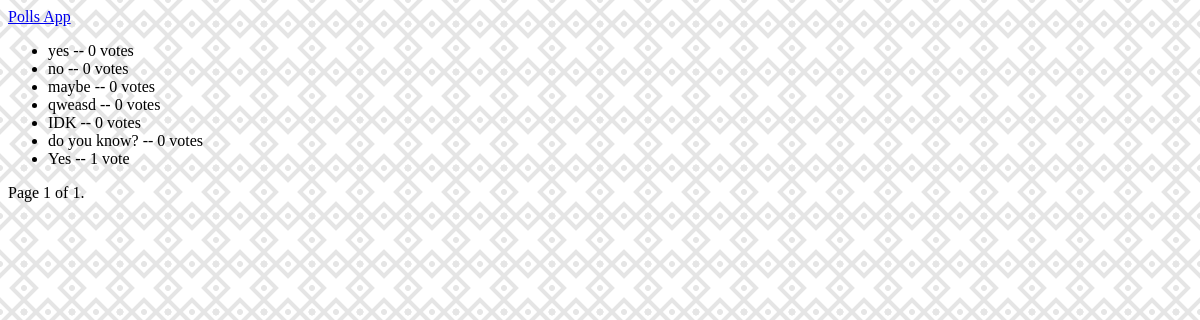
Before: /polls/choices/ with the older database file.
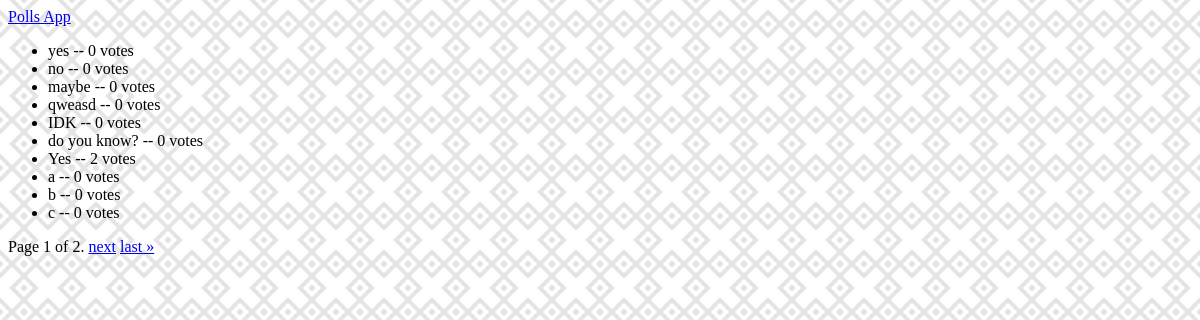
After: the same page with the newer database file.
### polls/models.py (models this page shows, shortened)
class Choice(models.Model):
    question = models.ForeignKey(Question, on_delete=models.CASCADE)
    choice_text = models.CharField(max_length=200)
    votes = models.IntegerField(default=0)

### polls/views.py (the view)
# urls.py: path("choices/", views.all_choices, name="all_choices"),
def all_choices(request):
    choice_list = Choice.objects.all()
    paginator = Paginator(choice_list, 10)
    page_number = request.GET.get("page")
    page_obj = paginator.get_page(page_number)
    return render(request, "polls/choice_list.html", {"page_obj": page_obj})

### polls/templates/polls/choice_list.html (shortened to what this page needs)
{% extends 'base.html' %}
{% load static %}
{% block page_links %}
    <link rel="stylesheet" href="{% static 'polls/style.css' %}">
{% endblock %}
{% block page_body %}
    {% include "polls/includes/header.html" %}
    <ul>
    {% for choice in page_obj %}
        <li>{{ choice.choice_text }} -- {{ choice.votes }} vote{{ choice.votes|pluralize }}</li>
    {% endfor %}
    </ul>
    {% include "polls/includes/paginator.html" %}
{% endblock %}

Changed rows visible on the page:
changed Choice "Yes": votes "1" → "2"
added Choice: choice_text "a", votes "0"
added Choice: choice_text "b", votes "0"
added Choice: choice_text "c", votes "0"
Other visible differences:
{{ page_obj.paginator.num_pages }}: "1" → "2"
text now shown: "next last »"
